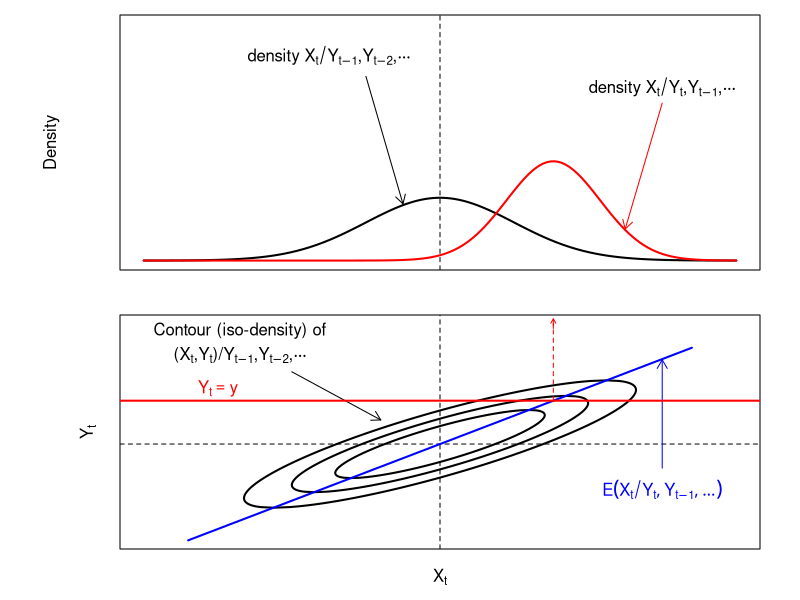

The R source for this figure:
## ---- chunk 1

rho <- .8
var <- .4
xhat <- NaN
sigma <- 2
Sigma <- sigma*matrix(c(1,rho,rho,1),2,2)

library(cluster)
x <- 2*rnorm(1000)
y <- rnorm(1000) + 2*x + 10
xy <- unname(cbind(x, y))
exy <- ellipsoidhull(xy)
# exy # >> calling print.ellipsoid()
# plot(xy)
# lines(predict(exy))
# points(rbind(exy$loc), col = "red", cex = 3, pch = 13)

rho  <- .85
coef <- .85
exy$loc <- c(2,2)

par(mfrow= c(2,1))
layout(matrix(c(1,2)), heights=c(2, 2))

par(plt=c(.15,.95,.1,.95))

x <- seq(-2,6,by=.05)

plot(0,0,col='white',
     xlim=c(-2,6),
     ylim=c(0,1.5),ylab="Density",xlab="",xaxt="n",yaxt="n")

# sigmax <- sqrt(var)
# Ex <- 1.5
# densx <- 1/sqrt(2*pi*sigmax^2)*exp(-.5*(x-Ex)^2/sigmax^2)
# lines(x,densx,col='forestgreen',lwd=2,lty=1)
# 
# arrows(-.5,.7,1,.5,length=.1,col="forestgreen")
# text(-.5,.85,expression(paste("density ",X[t-1]/Y[t-1],",",Y[t-2],",",...,sep="")))    

sigma <- 1
Sigma <- sigma*matrix(c(1,rho,rho,1),2,2)
sigmax <- sqrt(Sigma[1,1])
Ex <- 2
x <- seq(-2,6,by=.05)
densx <- 1/sqrt(2*pi*sigmax^2)*exp(-.5*(x-Ex)^2/sigmax^2)
lines(x,densx,col='black',lwd=2)
abline(v=exy$loc[2],lty=2)

arrows(1,1.17,1.5,.36,length=.1,col="black")
text(.5,1.3,expression(paste("density ",X[t]/Y[t-1],",",Y[t-2],",",...,sep="")))

abline(v=xhat,lty=2,col='red')

sigmax <- sqrt(var)
y <- 3.8
Ex <- 2 + coef * (y - 2)
x  <- seq(-2,6,by=.05)
densx <- 1/sqrt(2*pi*sigmax^2)*exp(-.5*(x-Ex)^2/sigmax^2)
lines(x,densx,lwd=2,col="red")

arrows(5,1,4.5,.2,length=.1,col="red")
text(5,1.1,expression(paste("density ",X[t]/Y[t],",",Y[t-1],",",...,sep="")))


par(plt=c(.15,.95,.17,.95))

x <- seq(-2,6,by=.05)

sigma0 <- .5
Sigma <- sigma*matrix(c(1,rho,rho,1),2,2)

plot(0,0,col="white",xlim=c(-2,6),ylim = c(-2,7),lwd=2,xlab="",
     ylab="",xaxt="n",yaxt="n")
mtext(expression(X[t]),side=1,line=1)
mtext(expression(Y[t]),side=2,line=1)

sigma <- 1
Sigma <- sigma*matrix(c(1,rho,rho,1),2,2)
exy$cov <- Sigma
lines(predict(exy),lwd=2)

abline(h=exy$loc[1],lty=2)
abline(v=exy$loc[2],lty=2)
sigma <- 2
Sigma <- sigma*matrix(c(1,rho,rho,1),2,2)
exy$cov <- Sigma
lines(predict(exy),type='l',lwd=2)
sigma <- 3.5
Sigma <- sigma*matrix(c(1,rho,rho,1),2,2)
exy$cov <- Sigma
lines(predict(exy),type='l',lwd=2)

arrows(0,5,1.2,3,length=.1)
text(-.7,6.7,"Contour (iso-density) of")
text(-.7,5.7,expression(paste("(",X[t],",",Y[t],")","/",Y[t-1],",",Y[t-2],",",...,sep="")))      

sigma <- 1
Sigma <- sigma*matrix(c(1,rho,rho,1),2,2)
coef <- Sigma[2,1]*(1/Sigma[1,1])
var <- Sigma[2,2] - Sigma[2,1]*(1/Sigma[1,1])*Sigma[1,2]

Y <- seq(-2,6,by=.05)

lines(2+coef*(Y-2),Y,col="blue",lwd=2)
arrows(5,1,5,5.5,length=.1,col="blue")
text(5,.8,expression(paste(E(X[t]/Y[t],Y[t-1],...),sep="")),pos=1,col="blue")        

y <- 3.8
abline(h=y,col="red",lwd=2)
text(-1,y+.5,expression(Y[t]==y),col='red')

xhat <- 2+coef*(y-2)
lines(c(xhat,xhat),c(y,7),col="red",lty=2)
arrows(xhat,6.8,xhat,7.2,col="red",length=.05)



